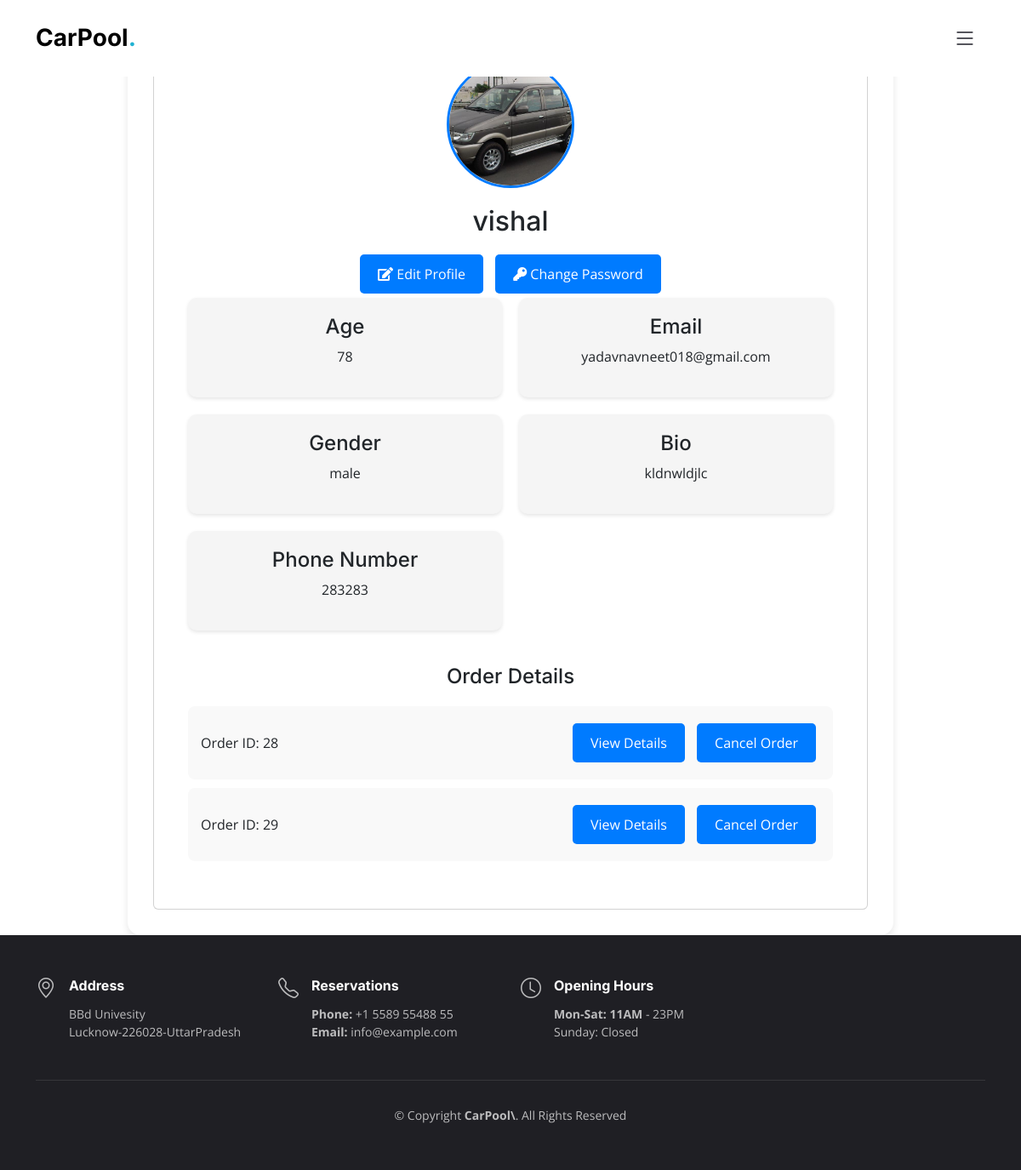
The app's page /profile (signed in), older data.
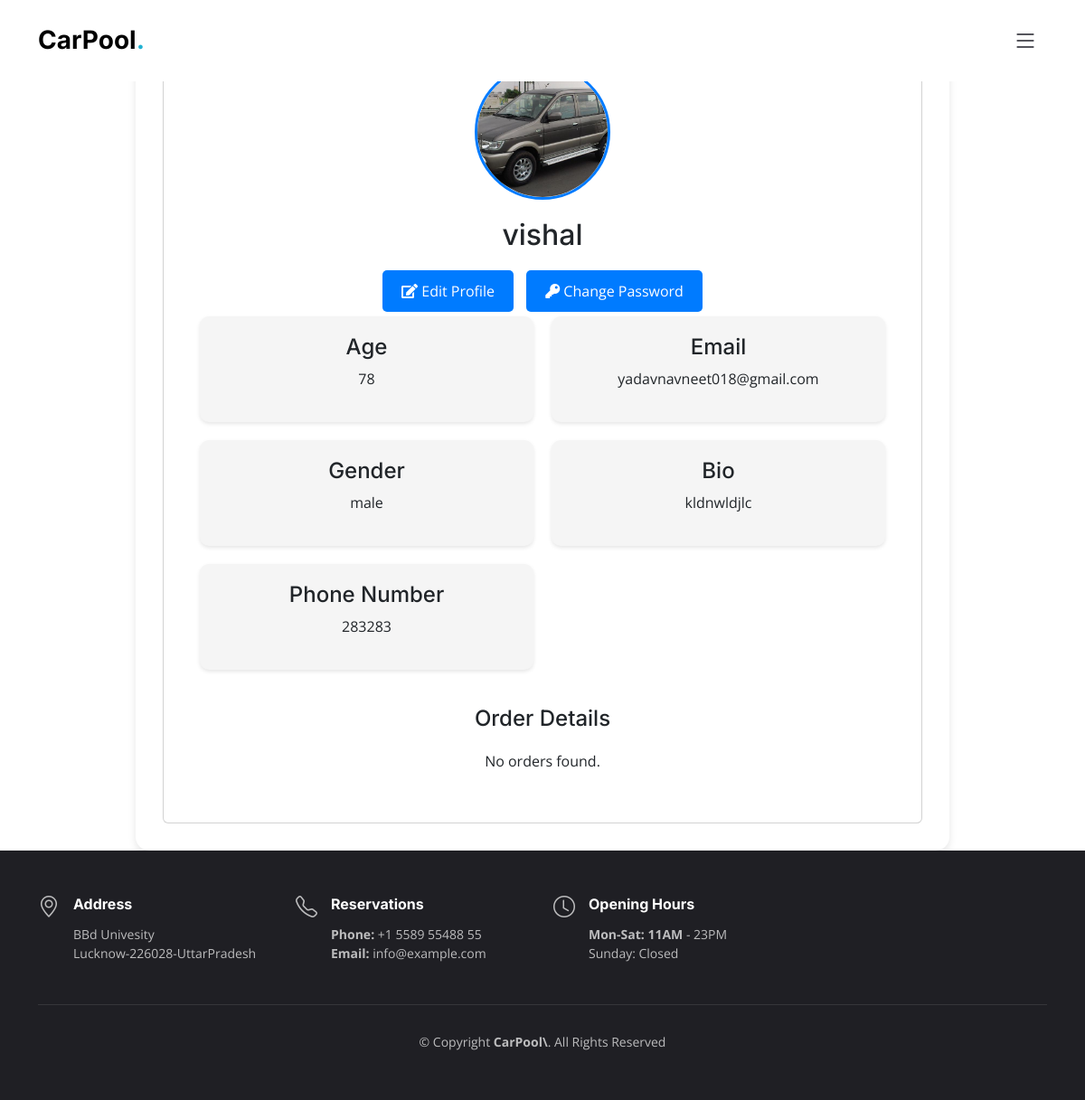
The same page, newer data.
### shop/models.py (models this page shows, shortened)
class Profile(models.Model):
  user = models.ForeignKey(User, on_delete=models.CASCADE, default=1)
  geneder_choices = (
    ('male','Male'),
    ('female','Female'),
    ('other','Other')
  )
  name = models.CharField(max_length=50)
  bio = models.CharField(max_length=200,default=1)
  gender= models.CharField(max_length=10,choices=geneder_choices)
  image = models.ImageField(upload_to='profiles')
  age = models.IntegerField()
  email = models.EmailField()
  number = models.CharField(max_length=10)

class Order(models.Model) :
    STATUS_CHOICES = [
        ('SUCCESSFUL', 'Successful'),
        ('CANCELLED', 'Cancelled'),
    ]
    user= models.ForeignKey(User, on_delete=models.CASCADE, default=1)
    order_id = models.AutoField(primary_key=True)
    name = models.CharField(max_length=90,default="")
    email = models.CharField(max_length=50,default="")
    phone = models.CharField(max_length=20,default="")
    address = models.CharField(max_length=500,default="")
    city = models.CharField(max_length=50,default="")
    cars = models.CharField(max_length=50,default="")
    days_for_rent = models.IntegerField(default=0)
    date = models.CharField(max_length=50,default="")
    loc_from = models.CharField(max_length=50,default="")
    loc_to = models.CharField(max_length=50,default="")
    from django.contrib.auth.models import User

### shop/views.py (the view)
# urls.py: path('profile', profile_view, name='profile'),
@login_required
def profile_view(request):
    orders = Order.objects.filter(user=request.user)
    profile = Profile.objects.filter(user=request.user).first()
    if not profile:
        return redirect('profile_update')
    return render(request, 'profile.html', {
        'profile': profile,
        'orders': orders
    })

### templates/profile.html (shortened to what this page needs)
{% extends 'layout/base.html' %}
{% block content %}
<!DOCTYPE html>
<html lang="en">
<head>
</head>
<body>
    <div class="profile-page">
        <section class="container">
            <div class="card">
                <div class="profile">
                    {% if profile.image %}
                        <img src="{{ profile.image.url }}" alt="Profile Image" >
                    {% endif %}
                    <h3>{{ profile.name }}</h3>
                    {% if request.user == profile.user %}
                        <a href="{% url 'profile_edit' %}" class="btn"><i class="fa fa-edit"></i> Edit Profile</a>
                        <a href="{% url 'change_password' %}" class="btn"><i class="fa fa-key"></i> Change Password</a>
                    {% endif %}
                </div>
                <div class="grid-container">
                    <div class="grid-item">
                        <h4>Age</h4>
                        <p>{{ profile.age }}</p>
                    </div>
                    <div class="grid-item">
                        <h4>Email</h4>
                        <p>{{ profile.email }}</p>
                    </div>
                    <div class="grid-item">
                        <h4>Gender</h4>
                        <p>{{ profile.gender }}</p>
                    </div>
                    <div class="grid-item">
                        <h4>Bio</h4>
                        <p>{{ profile.bio }}</p>
                    </div>
                    <div class="grid-item">
                        <h4>Phone Number</h4>
                        <p>{{ profile.number }}</p>
                    </div>
                </div>
                <div class="orders">
                    <h2>Order Details</h2>
                    <ul>
                        {% for order in orders %}
                        <li>
                            <span>Order ID: {{ order.order_id }}</span>
                            <div>
                                <a href="{% url 'order_detail' order.order_id %}" class="btn">View Details</a>
                                <a href="{% url 'cancel_order' order.order_id %}" class="btn">Cancel Order</a>
                            </div>
                        </li>
                        {% empty %}
                        <p>No orders found.</p>
                        {% endfor %}
                    </ul>
                </div>
            </div>
        </section>
    </div>
</body>
</html>
{% endblock content %}

### templates/layout/base.html (shortened to what this page needs)
{% load static %}
<!DOCTYPE html>
<html lang="en">
<head>
    <link href="/static/vendor/bootstrap/css/bootstrap.min.css" rel="stylesheet">
    <link href="/static/vendor/bootstrap-icons/bootstrap-icons.css" rel="stylesheet">
    <link href="/static/vendor/aos/aos.css" rel="stylesheet">
    <link href="/static/vendor/glightbox/css/glightbox.min.css" rel="stylesheet">
    <link href="/static/vendor/swiper/swiper-bundle.min.css" rel="stylesheet">
    <link href="/static/css/main.css" rel="stylesheet">
</head>
<body>
    {% include 'components/header.html' %}
    <main id="main">
        {% block content %}
        {% endblock %}
    </main>
    {% include 'components/footer.html' %}
    {% include 'components/message.html' %}
</body>
</html>

### templates/components/header.html (shortened to what this page needs)
<link rel="stylesheet" href="https://cdnjs.cloudflare.com/ajax/libs/font-awesome/5.15.4/css/all.min.css">
<header id="header" class="header fixed-top d-flex align-items-center">
    <div class="container d-flex align-items-center justify-content-between">
        <a href="{% url 'home' %}" class="logo d-flex align-items-center me-auto me-lg-0">
            <h1>CarPool<span>.</span></h1>
        </a>
        <i class="mobile-nav-toggle mobile-nav-show bi bi-list"></i>
    </div>
</header>

### templates/components/footer.html
<footer id="footer" class="footer" >
    <div class="container" >
        <div class="row gy-3" >
            <div class="col-lg-3 col-md-6 d-flex" >
                <i class="bi bi-geo-alt icon"></i>
                <div>
                    <h4>Address</h4>
                    <p>
                       BBd Univesity<br>
                        Lucknow-226028-UttarPradesh<br>
                    </p>
                </div>
            </div>
            <div class="col-lg-3 col-md-6 footer-links d-flex">
                <i class="bi bi-telephone icon"></i>
                <div>
                    <h4>Reservations</h4>
                    <p>
                        <strong>Phone:</strong> +1 5589 55488 55<br>
                        <strong>Email:</strong> info@example.com<br>
                    </p>
                </div>
            </div>
            <div class="col-lg-3 col-md-6 footer-links d-flex">
                <i class="bi bi-clock icon"></i>
                <div>
                    <h4>Opening Hours</h4>
                    <p>
                        <strong>Mon-Sat: 11AM</strong> - 23PM<br>
                        Sunday: Closed
                    </p>
                </div>
            </div>
        </div>
    </div>
    <div class="container">
        <div class="copyright">
            &copy; Copyright <strong><span>CarPool\</span></strong>. All Rights Reserved
        </div>
        <div class="credits">
        </div>
    </div>
</footer>

### templates/components/message.html (shortened to what this page needs)
<link rel="stylesheet" type="text/css" href="https://cdn.jsdelivr.net/npm/toastify-js/src/toastify.min.css">

### assets/css/main.css (style rules this page uses)
:root { --font-default: "Open Sans", system-ui, -apple-system, "Segoe UI", Roboto, "Helvetica Neue", Arial, "Noto Sans", "Liberation Sans", sans-serif, "Apple Color Emoji", "Segoe UI Emoji", "Segoe UI Symbol", "Noto Color Emoji"; --font-primary: "Roboto", sans-serif !important; --font-secondary: "Inter", sans-serif; }
:root { --color-default: #212529; --color-primary: #21b2d2; --color-secondary: #37373f; }
:root { scroll-behavior: smooth; }
body { font-family: var(--font-default); color: var(--color-default); }
a { color: var(--color-primary); text-decoration: none; }
h1, h2, h3, h4, h5, h6 { font-family: var(--font-secondary); }
section { overflow: hidden; padding: 80px 0; scroll-margin-top: 90px; overflow: clip; }
.header { background: #fff; transition: all 0.5s; z-index: 997; height: 90px; border-bottom: 1px solid #fff; }
.header .logo h1 { font-size: 28px; font-weight: 700; color: #000; margin: 0; font-family: var(--font-secondary); }
.header .logo h1 span { color: var(--color-primary); }
@media (max-width: 1279px) { .mobile-nav-show { color: var(--color-secondary); font-size: 28px; cursor: pointer; line-height: 0; transition: 0.5s; z-index: 9999; margin: 0 10px 0 20px; } }
.footer { font-size: 14px; background-color: #1f1f24; padding: 50px 0; color: rgba(255, 255, 255, 0.7); }
.footer .icon { margin-right: 15px; font-size: 24px; line-height: 0; }
.footer h4 { font-size: 16px; font-weight: bold; position: relative; padding-bottom: 5px; color: #fff; }
.footer .footer-links { margin-bottom: 30px; }
.footer .copyright { text-align: center; padding-top: 30px; border-top: 1px solid rgba(255, 255, 255, 0.1); }
.footer .credits { padding-top: 4px; text-align: center; font-size: 13px; }

### templates/profile.html (style rules this page uses)
.profile-page .container { background-color: #fff; padding: 30px; border-radius: 15px; box-shadow: 0 4px 8px rgba(0, 0, 0, 0.1); width: 90%; max-width: 900px; }
.profile-page .card { text-align: center; padding: 40px; }
.profile img { width: 150px; height: 150px; object-fit: cover; border-radius: 50%; margin-bottom: 20px; border: 3px solid #007bff; }
.profile h3 { font-size: 2rem; margin-bottom: 15px; }
.profile-page .grid-container { display: grid; grid-template-columns: repeat(auto-fit, minmax(250px, 1fr)); gap: 20px; }
.profile-page .grid-item { background-color: #f5f5f5; padding: 20px; border-radius: 10px; box-shadow: 0 2px 4px rgba(0, 0, 0, 0.1); text-align: center; }
.profile-page .orders { margin-top: 40px; }
.profile-page .orders h2 { font-size: 1.5rem; margin-bottom: 20px; }
.profile-page .orders ul { list-style: none; padding: 0; }
.profile-page a.btn { display: inline-block; padding: 10px 20px; background-color: #007bff; color: #fff; text-decoration: none; border-radius: 5px; transition: background-color 0.3s ease; margin: 5px; }

Row changes from the older to the newer data that the page shows:
removed Order: order_id "28"
removed Order: order_id "29"
Text that changed along with them:
text now shown: "No orders found."
